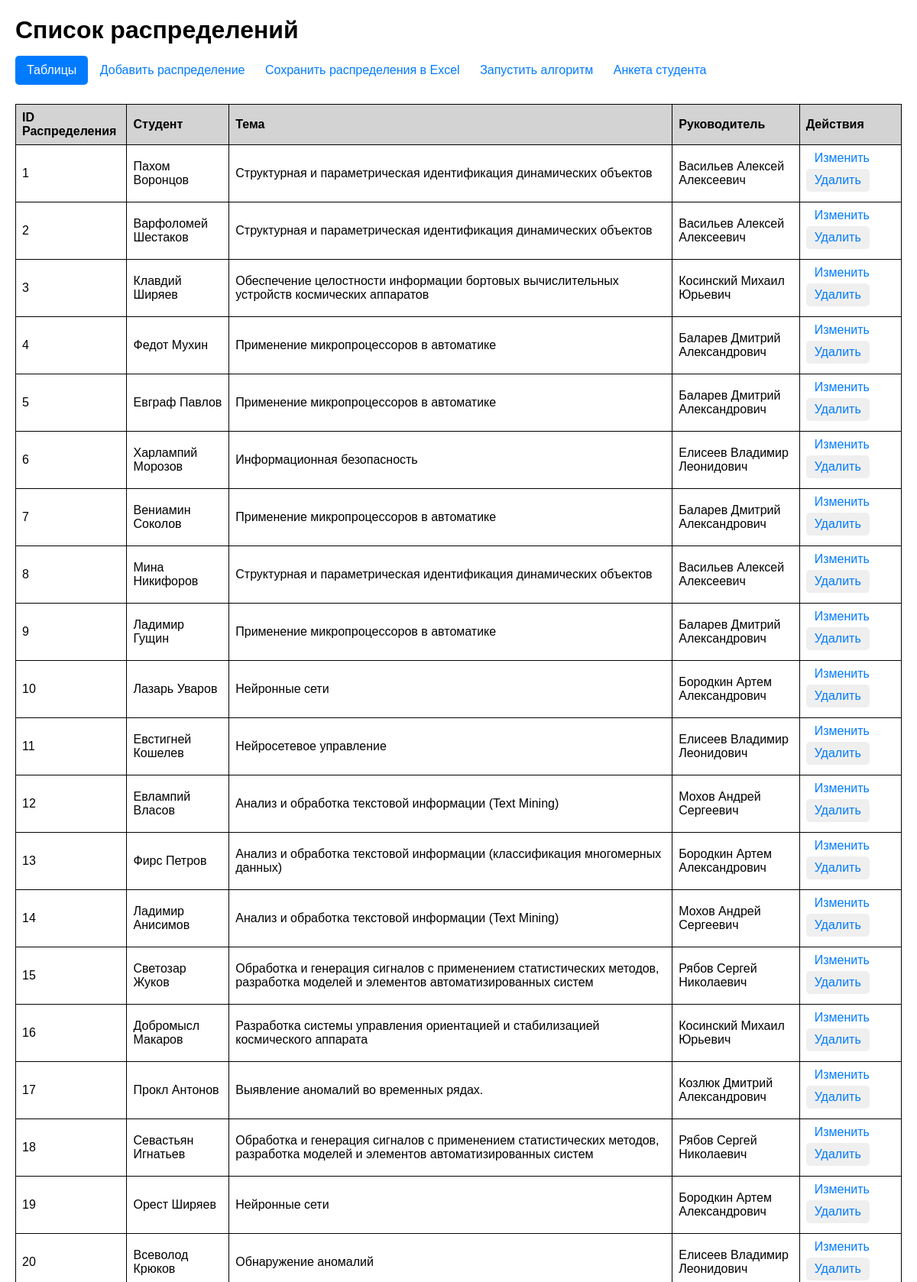
The page / (upper part) on the database its author committed.
### models.py (models this page shows)
class Distribution(Base):
    __tablename__ = 'distributions'
    distribution_id = Column(Integer, primary_key=True)
    student_id = Column(Integer, ForeignKey('students.student_id'), nullable=False)
    theme_id = Column(Integer, ForeignKey('themes.theme_id'), nullable=False)
    adviser_id = Column(Integer, ForeignKey('advisers.adviser_id'), nullable=False)
    interest_level = Column(Integer)
    student = relationship("Student", back_populates="distributions")
    theme = relationship("Theme", back_populates="distributions")
    adviser = relationship("Adviser", back_populates="distributions")

class Student(Base):
    __tablename__ = 'students'
    student_id = Column(Integer, primary_key=True)
    firstname = Column(String, nullable=False)
    lastname = Column(String, nullable=False)
    patronymic = Column(String, nullable=False)
    group_student = Column(String, nullable=False)
    grades = relationship("StudentSubjectGrade", back_populates="student")
    interests = relationship("StudentThemeInterest", back_populates="student")
    distributions = relationship("Distribution", back_populates="student")

class Theme(Base):
    __tablename__ = 'themes'
    theme_id = Column(Integer, primary_key=True)
    theme_name = Column(String, nullable=False)
    subject_importances = relationship("ThemeSubjectImportance", back_populates="theme")
    student_theme_interests = relationship("StudentThemeInterest", back_populates="theme")
    adviser_themes = relationship("AdviserTheme", back_populates="theme")
    distributions = relationship("Distribution", back_populates="theme")

class Adviser(Base):
    __tablename__ = 'advisers'
    adviser_id = Column(Integer, primary_key=True)
    firstname = Column(String, nullable=False)
    lastname = Column(String, nullable=False)
    patronymic = Column(String, nullable=False)
    number_of_places = Column(Integer, nullable=False)
    adviser_themes = relationship("AdviserTheme", back_populates="adviser")
    distributions = relationship("Distribution", back_populates="adviser")

### app.py (the view)
@app.route('/')
def index():
    with Session() as session:
        distributions = (session.query(Distribution).options(
            joinedload(Distribution.student),
            joinedload(Distribution.adviser),
            joinedload(Distribution.theme)).all()
        )
    return render_template('index.html', distributions=distributions)

### templates/index.html (shortened to what this page needs)
<!DOCTYPE html>
<html lang="en">
<head>
</head>
<body>
    <h1>Список распределений</h1>
        {% include 'dropdown_tables.html' %}
    <a href="{{ url_for('add_distribution') }}">Добавить распределение</a>
    <a href="{{ url_for('save') }}"> Сохранить распределения в Excel</a>
    <a href="{{url_for('run_main')}}">Запустить алгоритм</a>
    <a href="{{url_for('form_student')}}">Анкета студента </a>
    <table>
        <tr>
            <th>ID Распределения</th>
            <th>Студент</th>
            <th>Тема</th>
            <th>Руководитель</th>
            <th>Действия</th>
        </tr>
        {% for distribution in distributions %}
        <tr>
            <td>{{ distribution.distribution_id }}</td>
            <td>{{ distribution.student.firstname }} {{ distribution.student.lastname }}</td>
            <td>{{ distribution.theme.theme_name }}</td>
            <td>{{ distribution.adviser.firstname }} {{ distribution.adviser.lastname }} {{ distribution.adviser.patronymic }}</td>
            <td>
                <a href="{{ url_for('update_distribution', distribution_id=distribution.distribution_id) }}">Изменить</a>
                <button onclick="showDeleteConfirmationDistribution({{ distribution.distribution_id }}, '{{ distribution.student_id }}', '{{ distribution.theme_id }}', '{{ distribution.adviser_id }}')">Удалить</button>
            </td>
        </tr>
        {% endfor %}
    </table>
</body>
</html>

### templates/index.html (style rules this page uses)
body { font-family: Arial, sans-serif; margin: 20px; }
table { width: 100%; border-collapse: collapse; margin-top: 20px; }
th, td { border: 1px solid ; padding: 8px; text-align: left; }
th { background-color: lightgray; }
a,button { font-size: 16px; padding: 5px 10px; text-decoration: none; color: #007bff; border: 1px solid transparent; border-radius: 5px; transition: background-color 0.3s; margin-bottom: 5px; margin-top: 5px; }
h1 { margin-bottom: 10px; }

### rows shown on the page
Distribution: distribution_id "1", student.firstname "Пахом", student.lastname "Воронцов", theme.theme_name "Структурная и параметрическая идентификация динамических объектов", adviser.firstname "Васильев", adviser.lastname "Алексей", adviser.patronymic "Алексеевич"
Distribution: distribution_id "2", student.firstname "Варфоломей", student.lastname "Шестаков", theme.theme_name "Структурная и параметрическая идентификация динамических объектов", adviser.firstname "Васильев", adviser.lastname "Алексей", adviser.patronymic "Алексеевич"
Distribution: distribution_id "3", student.firstname "Клавдий", student.lastname "Ширяев", theme.theme_name "Обеспечение целостности информации бортовых вычислительных устройств космических аппаратов", adviser.firstname "Косинский", adviser.lastname "Михаил", adviser.patronymic "Юрьевич"
Distribution: distribution_id "4", student.firstname "Федот", student.lastname "Мухин", theme.theme_name "Применение микропроцессоров в автоматике", adviser.firstname "Баларев", adviser.lastname "Дмитрий", adviser.patronymic "Александрович"
Distribution: distribution_id "5", student.firstname "Евграф", student.lastname "Павлов", theme.theme_name "Применение микропроцессоров в автоматике", adviser.firstname "Баларев", adviser.lastname "Дмитрий", adviser.patronymic "Александрович"
Distribution: distribution_id "6", student.firstname "Харлампий", student.lastname "Морозов", theme.theme_name "Информационная безопасность", adviser.firstname "Елисеев", adviser.lastname "Владимир", adviser.patronymic "Леонидович"
Distribution: distribution_id "7", student.firstname "Вениамин", student.lastname "Соколов", theme.theme_name "Применение микропроцессоров в автоматике", adviser.firstname "Баларев", adviser.lastname "Дмитрий", adviser.patronymic "Александрович"
Distribution: distribution_id "8", student.firstname "Мина", student.lastname "Никифоров", theme.theme_name "Структурная и параметрическая идентификация динамических объектов", adviser.firstname "Васильев", adviser.lastname "Алексей", adviser.patronymic "Алексеевич"
Distribution: distribution_id "9", student.firstname "Ладимир", student.lastname "Гущин", theme.theme_name "Применение микропроцессоров в автоматике", adviser.firstname "Баларев", adviser.lastname "Дмитрий", adviser.patronymic "Александрович"
Distribution: distribution_id "10", student.firstname "Лазарь", student.lastname "Уваров", theme.theme_name "Нейронные сети", adviser.firstname "Бородкин", adviser.lastname "Артем", adviser.patronymic "Александрович"
Distribution: distribution_id "11", student.firstname "Евстигней", student.lastname "Кошелев", theme.theme_name "Нейросетевое управление", adviser.firstname "Елисеев", adviser.lastname "Владимир", adviser.patronymic "Леонидович"
Distribution: distribution_id "12", student.firstname "Евлампий", student.lastname "Власов", theme.theme_name "Анализ и обработка текстовой информации (Text Mining)", adviser.firstname "Мохов", adviser.lastname "Андрей", adviser.patronymic "Сергеевич"
Distribution: distribution_id "13", student.firstname "Фирс", student.lastname "Петров", theme.theme_name "Анализ и обработка текстовой информации (классификация многомерных данных)", adviser.firstname "Бородкин", adviser.lastname "Артем", adviser.patronymic "Александрович"
Distribution: distribution_id "14", student.firstname "Ладимир", student.lastname "Анисимов", theme.theme_name "Анализ и обработка текстовой информации (Text Mining)", adviser.firstname "Мохов", adviser.lastname "Андрей", adviser.patronymic "Сергеевич"
Distribution: distribution_id "15", student.firstname "Светозар", student.lastname "Жуков", theme.theme_name "Обработка и генерация сигналов с применением статистических методов, разработка моделей и элементов автоматизированных систем", adviser.firstname "Рябов", adviser.lastname "Сергей", adviser.patronymic "Николаевич"
Distribution: distribution_id "16", student.firstname "Добромысл", student.lastname "Макаров", theme.theme_name "Разработка системы управления ориентацией и стабилизацией космического аппарата", adviser.firstname "Косинский", adviser.lastname "Михаил", adviser.patronymic "Юрьевич"
Distribution: distribution_id "17", student.firstname "Прокл", student.lastname "Антонов", theme.theme_name "Выявление аномалий во временных рядах.", adviser.firstname "Козлюк", adviser.lastname "Дмитрий", adviser.patronymic "Александрович"
Distribution: distribution_id "18", student.firstname "Севастьян", student.lastname "Игнатьев", theme.theme_name "Обработка и генерация сигналов с применением статистических методов, разработка моделей и элементов автоматизированных систем", adviser.firstname "Рябов", adviser.lastname "Сергей", adviser.patronymic "Николаевич"
Distribution: distribution_id "19", student.firstname "Орест", student.lastname "Ширяев", theme.theme_name "Нейронные сети", adviser.firstname "Бородкин", adviser.lastname "Артем", adviser.patronymic "Александрович"
Distribution: distribution_id "20", student.firstname "Всеволод", student.lastname "Крюков", theme.theme_name "Обнаружение аномалий", adviser.firstname "Елисеев", adviser.lastname "Владимир", adviser.patronymic "Леонидович"
